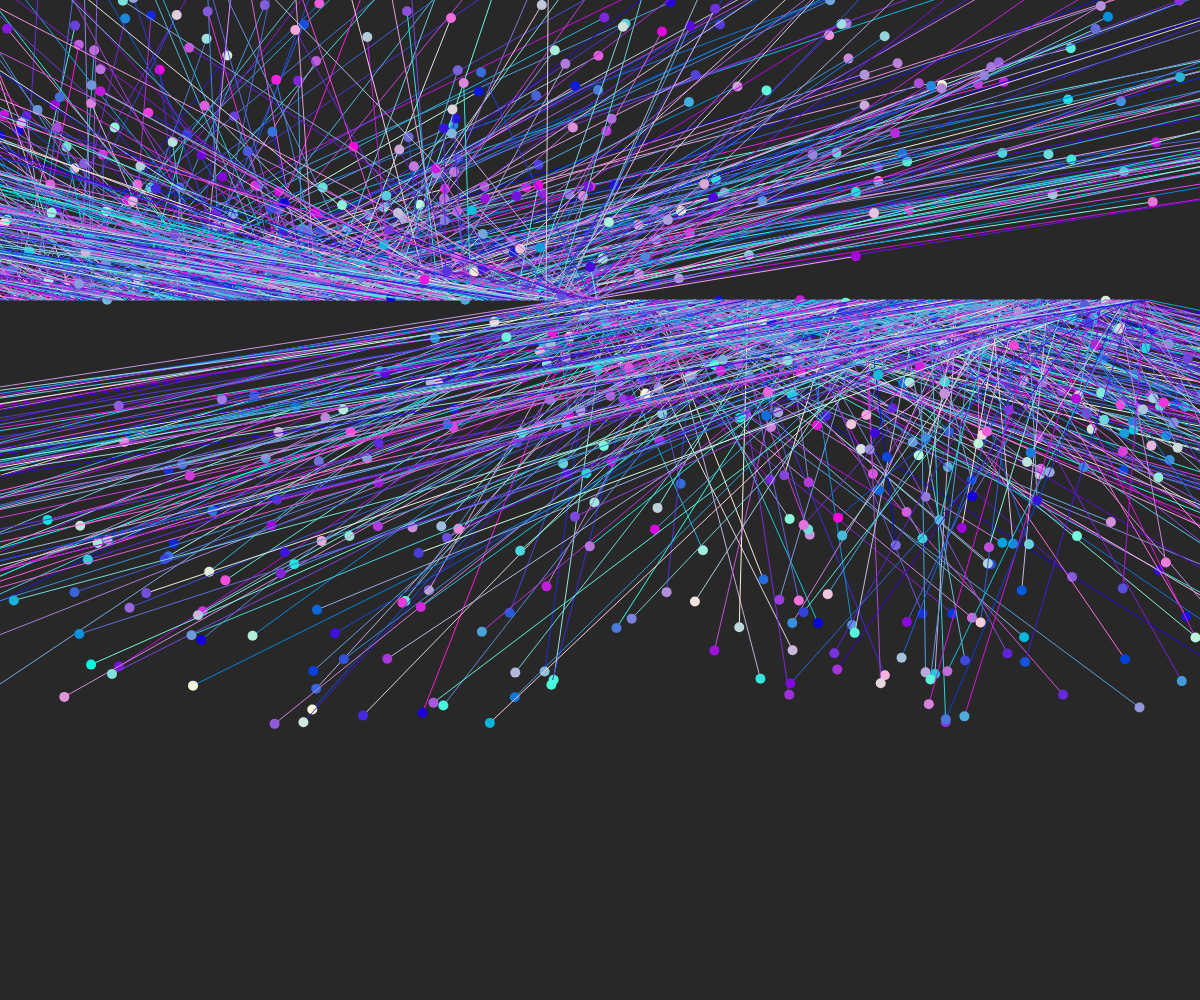
Frame 1 (no input)
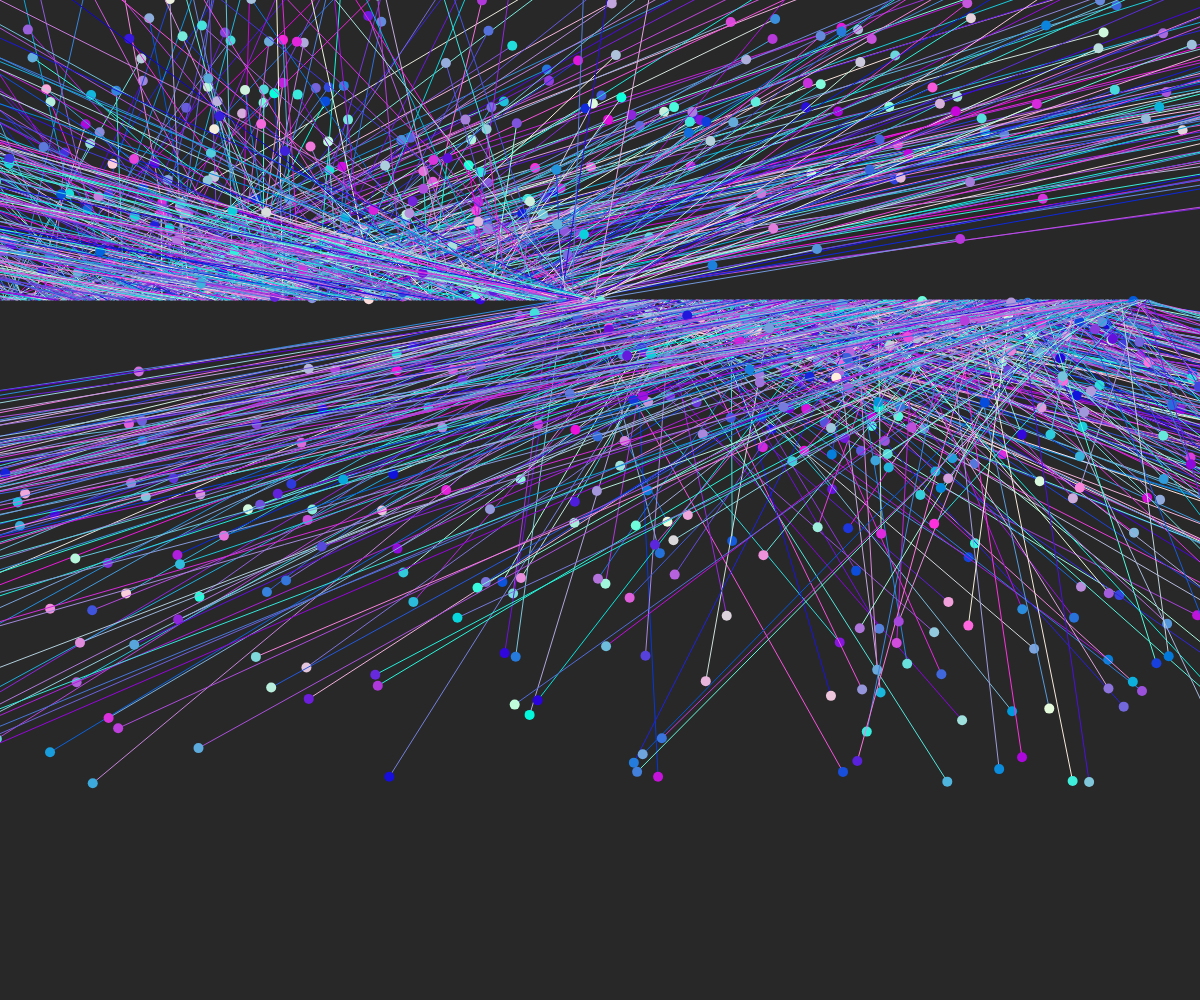
Frame 60 (no input)
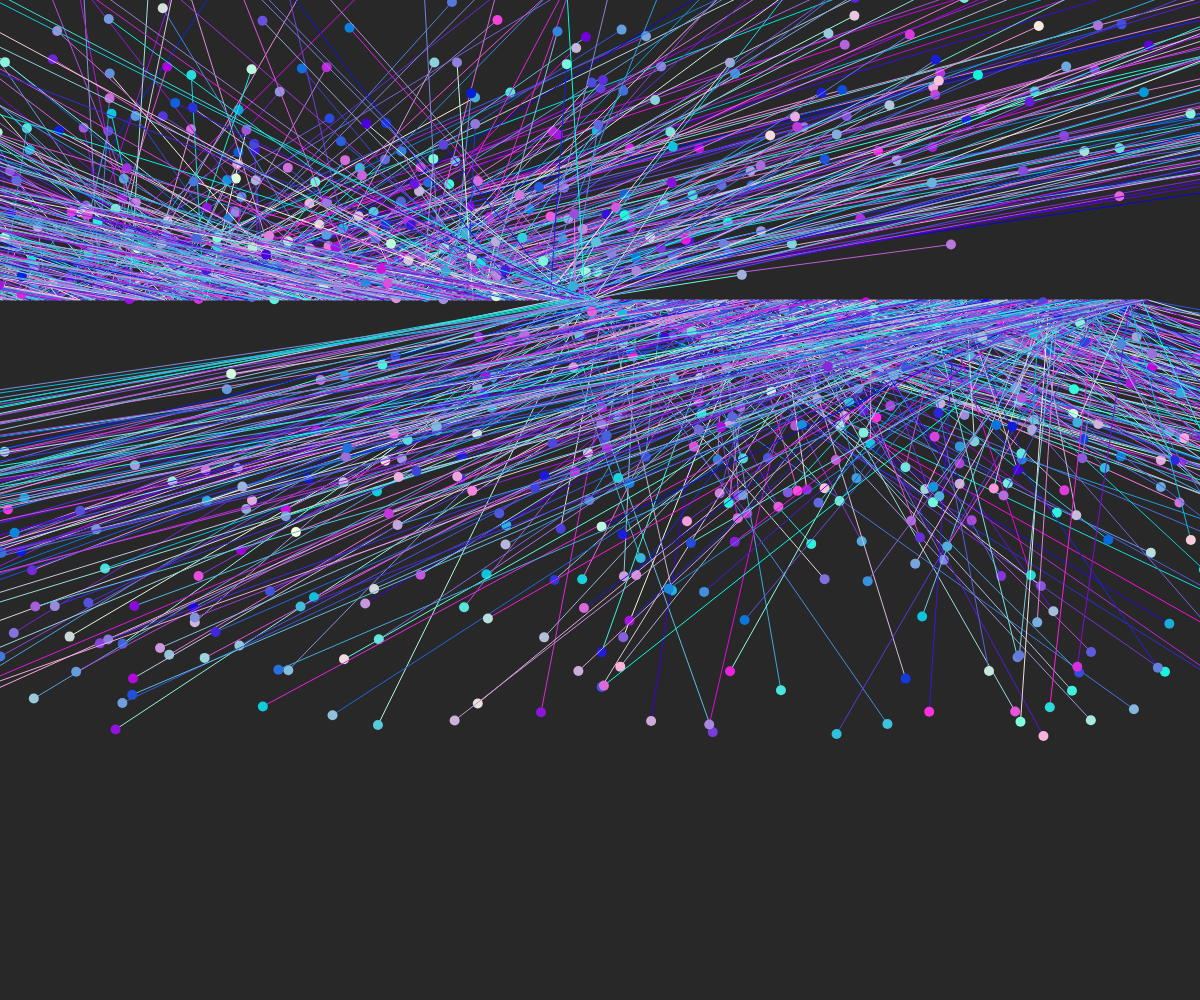
Frame 120 (the mouse pressed at the canvas centre since frame 60)

The p5.js sketch that drew these frames (run headless with seeded random() and noise() and a simulated clock; from frame 60 on, the mouse is pressed at the canvas centre):

// p5.js sketch
// ── sketch.js
function setup() {
	createCanvas(windowWidth, windowHeight);
	fill(255, 255, 255);
}

function draw() {
	background(40, 40, 40);

	var beat = random(0, 600);
	drawLines(0, 300, width / 2, beat);
	drawLines(550, 300, width / 2, -beat);
}

function drawLines(left, top, width, height) {
	// loop from the left to the right, one pixel per step
	for (var x = left; x < left + width; x++) {
		stroke(random(0, 255), random(0, 255), 220);
		fill(random(0, 255), random(0, 255), 220);

		// x and y are the base of the line
		var y = top;
		// height of the lines
		var lineLength = min(random(0, height), random(0, height), random(0, height));
		lineLength = random(0, height);
		// horizontal offset of top of blade relative to base
		// average two "rolls" to bias towards middle
		var lineLean = (random(-1, 1) + random(-1, 1)) * 0.4;

		// scale lean by height so that shorter lines aren't more leany
		lineLean = lineLean * lineLength;

		// decide lean of lines
		lineLean = lineLean * 10;

		// draw the lines & circles
		line(x, y, x + lineLean, y - lineLength);
		noStroke();
		ellipse(x + lineLean, y - lineLength, 10, 10);
	}
}
